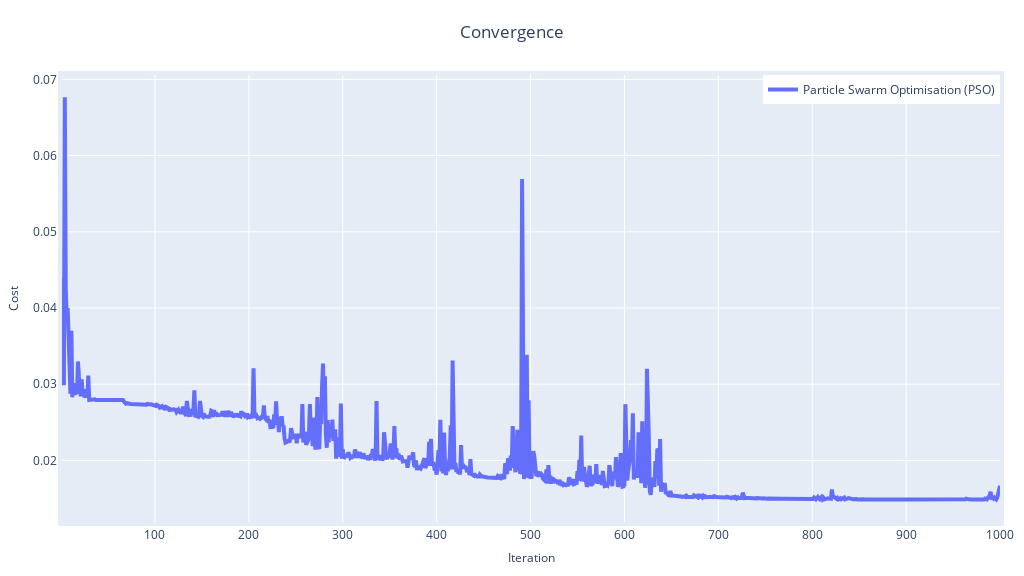
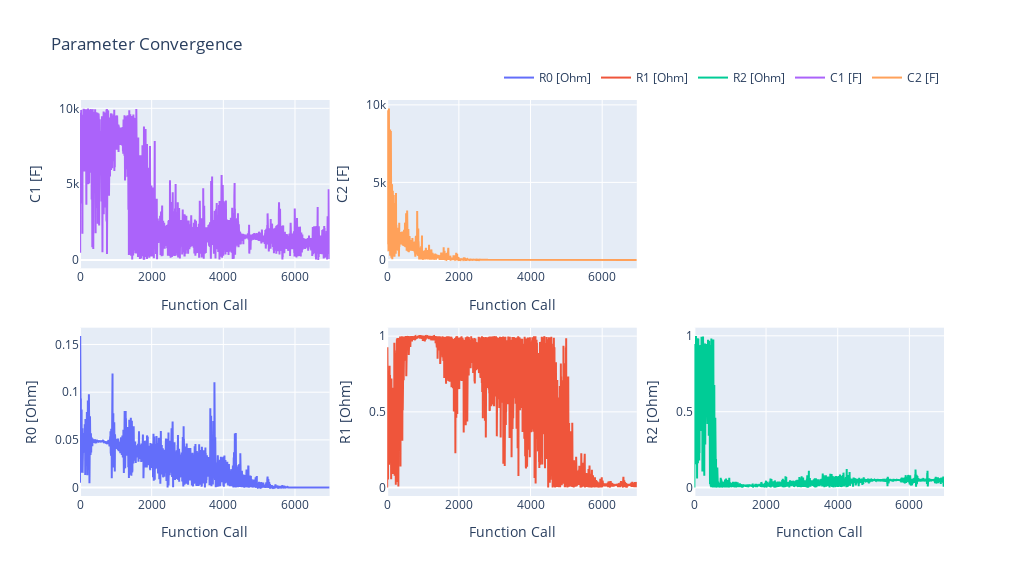

Notebook code for these charts, in order:
### Markdown cell above
### Convergence and Parameter Trajectories

To assess the optimisation process, we can plot the convergence of the cost function and the trajectories of the parameters:

### Code cell
pybop.plot_convergence(optim)
pybop.plot_parameters(optim);

### Figure 1 — Plotly figure (JSON) as saved in the notebook; plotly's stock layout.template omitted (floating-point values rounded to 4 significant figures; data arrays with more than 128 entries replaced by an {"elided": "..."} marker saying what was removed)
{"data": [{"line": {"width": 4}, "mode": "lines", "name": "Particle Swarm Optimisation (PSO)", "type": "scatter", "x": {"elided": "1000 int values"}, "y": {"elided": "1000 float values"}}], "layout": {"autosize": false, "height": 576, "legend": {"font": {"size": 12}, "x": 1, "xanchor": "right", "y": 1, "yanchor": "top"}, "margin": {"b": 10, "l": 10, "pad": 4, "r": 10, "t": 75}, "showlegend": true, "title": {"text": "Convergence", "x": 0.5}, "width": 1024, "xaxis": {"tickfont": {"size": 12}, "title": {"font": {"size": 12}, "text": "Iteration"}}, "yaxis": {"tickfont": {"size": 12}, "title": {"font": {"size": 12}, "text": "Cost"}}}}

### Figure 2 — Plotly figure (JSON) as saved in the notebook; plotly's stock layout.template omitted (floating-point values rounded to 4 significant figures; data arrays with more than 128 entries replaced by an {"elided": "..."} marker saying what was removed)
{"data": [{"name": "R0 [Ohm]", "type": "scatter", "x": {"elided": "8000 int values"}, "xaxis": "x", "y": {"elided": "6967 float values"}, "yaxis": "y"}, {"name": "R1 [Ohm]", "type": "scatter", "x": {"elided": "8000 int values"}, "xaxis": "x2", "y": {"elided": "6967 float values"}, "yaxis": "y2"}, {"name": "R2 [Ohm]", "type": "scatter", "x": {"elided": "8000 int values"}, "xaxis": "x3", "y": {"elided": "6967 float values"}, "yaxis": "y3"}, {"name": "C1 [F]", "type": "scatter", "x": {"elided": "8000 int values"}, "xaxis": "x4", "y": {"elided": "6967 float values"}, "yaxis": "y4"}, {"name": "C2 [F]", "type": "scatter", "x": {"elided": "8000 int values"}, "xaxis": "x5", "y": {"elided": "6967 float values"}, "yaxis": "y5"}], "layout": {"height": 576, "legend": {"orientation": "h", "x": 1, "xanchor": "right", "y": 1.02, "yanchor": "bottom"}, "title": {"text": "Parameter Convergence"}, "width": 1024, "xaxis": {"anchor": "y", "domain": [0, 0.2889], "title": {"text": "Function Call"}}, "xaxis2": {"anchor": "y2", "domain": [0.3556, 0.6444], "title": {"text": "Function Call"}}, "xaxis3": {"anchor": "y3", "domain": [0.7111, 1], "title": {"text": "Function Call"}}, "xaxis4": {"anchor": "y4", "domain": [0, 0.2889], "title": {"text": "Function Call"}}, "xaxis5": {"anchor": "y5", "domain": [0.3556, 0.6444], "title": {"text": "Function Call"}}, "xaxis6": {"anchor": "y6", "domain": [0.7111, 1]}, "yaxis": {"anchor": "x", "domain": [0, 0.425], "title": {"text": "R0 [Ohm]"}}, "yaxis2": {"anchor": "x2", "domain": [0, 0.425], "title": {"text": "R1 [Ohm]"}}, "yaxis3": {"anchor": "x3", "domain": [0, 0.425], "title": {"text": "R2 [Ohm]"}}, "yaxis4": {"anchor": "x4", "domain": [0.575, 1], "title": {"text": "C1 [F]"}}, "yaxis5": {"anchor": "x5", "domain": [0.575, 1], "title": {"text": "C2 [F]"}}, "yaxis6": {"anchor": "x6", "domain": [0.575, 1]}}}
